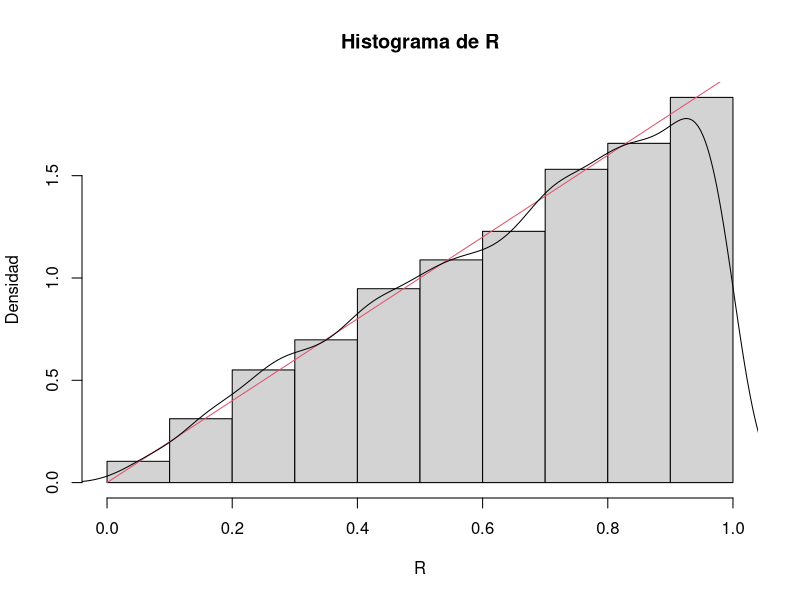
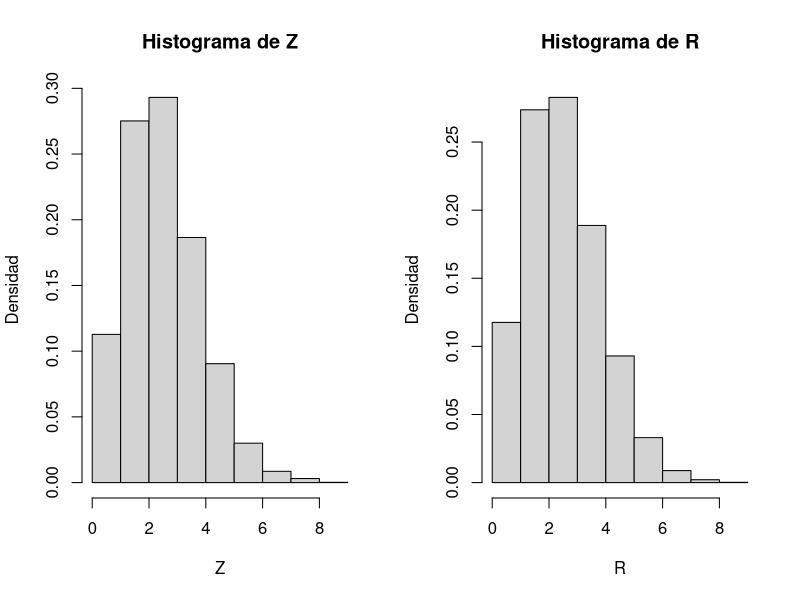
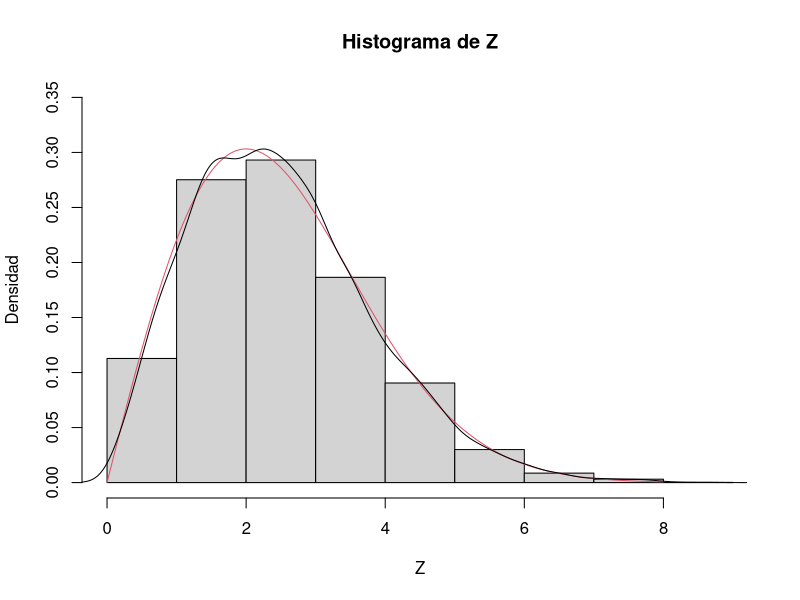
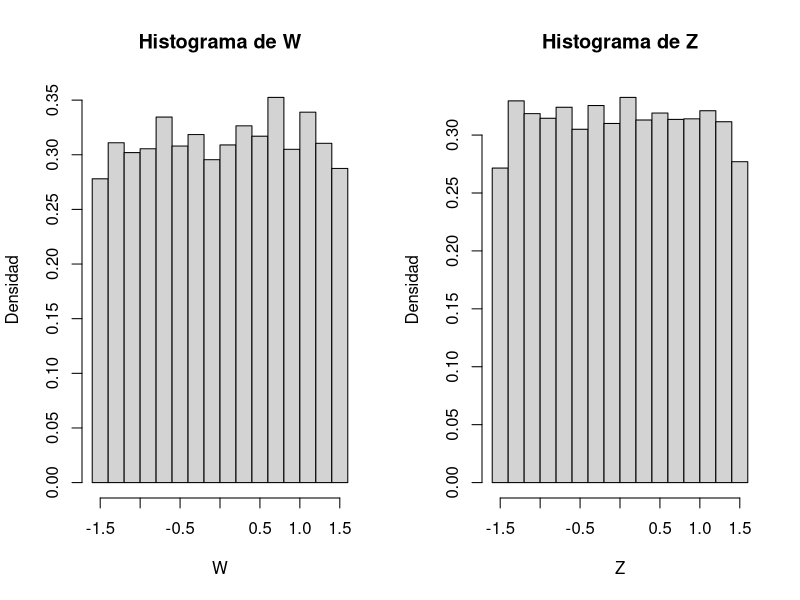
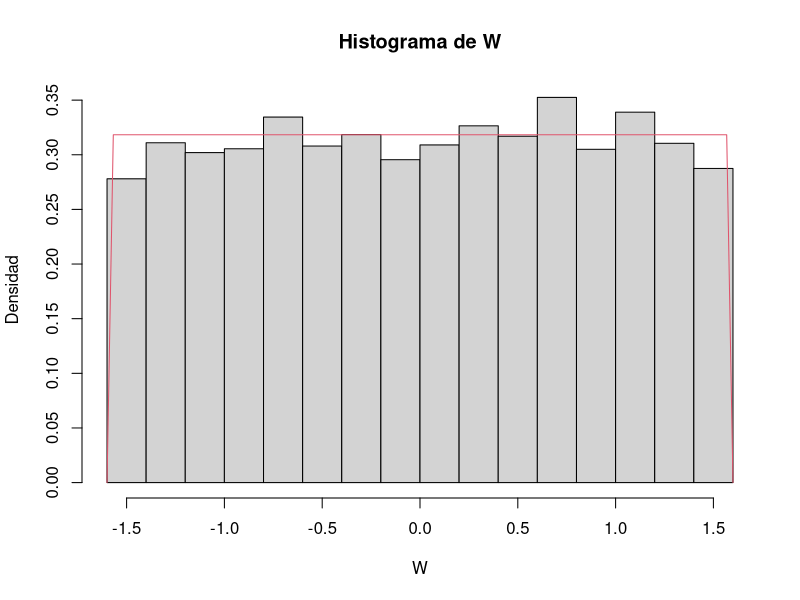
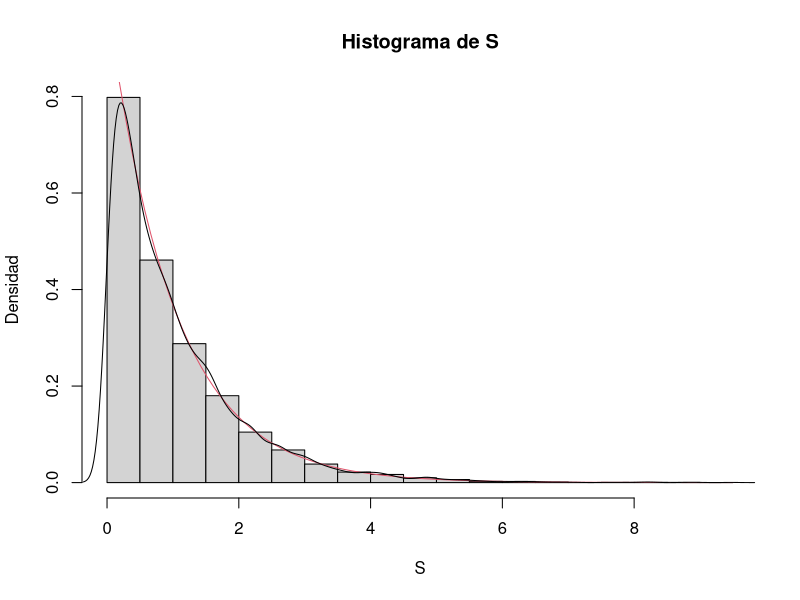
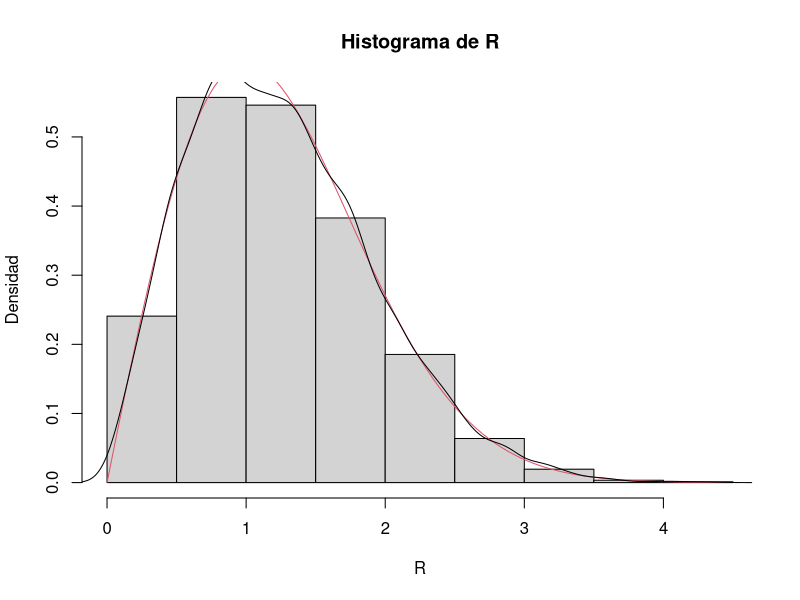
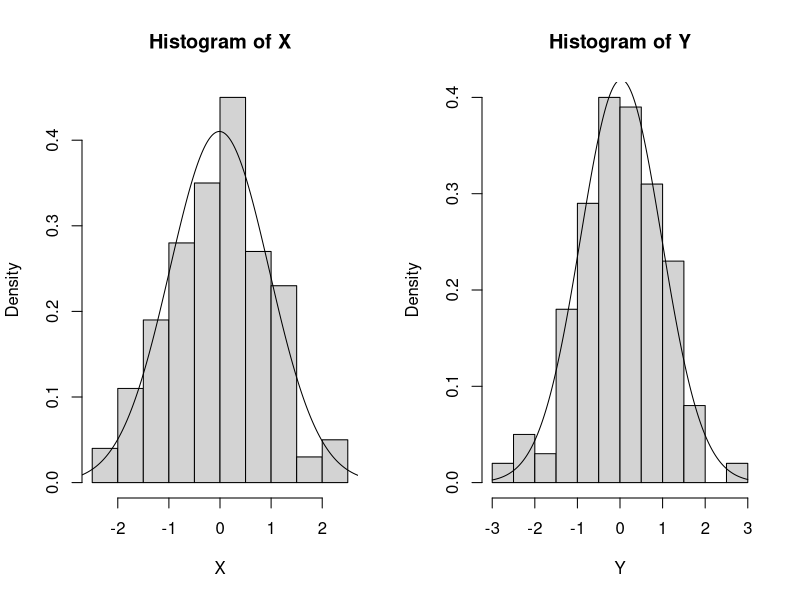

Reproduce these figures in R, in order.
## ---- chunk 1
set.seed(163053)
X<-runif(10000)
Y<-runif(10000)

R<-sqrt(X^2+Y^2)
R<-R[R<=1]

hist(R,freq = F, main = "Histograma de R", xlab="R", ylab = "Densidad")
curve(2*x,from = 0,to = 1,col=2,add=T)
lines(density(R))
## ---- chunk 2
library(VGAM)

set.seed(163053)

X<-rnorm(10000,0,2)
Y<-rnorm(10000,0,2)
Z<-sqrt(X^2+Y^2)

## ---- chunk 3
R<-rrayleigh(10000,2)
## ---- chunk 4
par(mfrow=c(1,2))
hist(Z,freq = F,breaks = 10, main = "Histograma de Z", xlab="Z", ylab = "Densidad")


hist(R,freq = F,breaks = 10, main = "Histograma de R", xlab="R", ylab = "Densidad")


## ---- chunk 5
rayleigh<-function(x,y){
  (x/y^2)*exp((-x^2)/(2*y^2))
}

par(mfrow=c(1,1))
hist(Z,freq = F,breaks = 10,ylim = c(0,0.35), 
     main = "Histograma de Z", xlab="Z", ylab = "Densidad")
curve(rayleigh(x,2),from = 0,to = 8,add = T,col=2)
lines(density(Z))
ks.test(Z,prayleigh,2)
test <- ks.test(Z,prayleigh,2)
## ---- chunk 6
set.seed(163053)

X<-rnorm(10000,0,2)
Y<-rnorm(10000,0,2)

U<-X/Y
W<-atan(U)

## ---- chunk 7
Z<-runif(10000,-pi/2,pi/2)
## ---- chunk 8
par(mfrow=c(1,2))
hist(W,freq = FALSE, main = "Histograma de W", xlab="W", ylab = "Densidad")
hist(Z,freq = FALSE, main = "Histograma de Z", xlab="Z", ylab = "Densidad")
## ---- chunk 9
unifor<-function(x,y,z){
  if(x>=y&x<=z){1/(z-y)}
  else{0}
}

unif<-Vectorize(unifor)

par(mfrow=c(1,1))
hist(W,freq = FALSE, main = "Histograma de W", xlab="W", ylab = "Densidad")
curve(unif(x,-pi/2,pi/2),add = T,col=2)


ks.test(W,punif,-pi/2,pi/2)
test <- ks.test(W,punif,-pi/2,pi/2)

## ---- chunk 10
set.seed(163053)
V<-runif(10000)
S<--log(V)
R<-sqrt(2*S)

hist(S,freq = FALSE, main = "Histograma de S", xlab="S", ylab = "Densidad")
curve(dexp(x,1),add=T,col=2)
lines(density(S))

ks.test(S,pexp,1)
test <- ks.test(S,pexp,1)

## ---- chunk 11
hist(R,freq = FALSE, main = "Histograma de R", xlab="R", ylab = "Densidad")
curve(drayleigh(x,scale = 1),add=T,col=2)
lines(density(R))
ks.test(R,prayleigh,2)
test <- ks.test(R,prayleigh,2)
## ---- chunk 12
n = 200
U=runif(n)
V=runif(n)
X=sqrt(-2*log(U))*cos(2*pi*V)
Y=sqrt(-2*log(V))*cos(2*pi*U)
x=seq(-3,3,by=.01)
par(mfrow=c(1,2))
hist(X,freq = F);lines(x,dnorm(x,mean(X),sd(X)))
hist(Y,freq = F);lines(x,dnorm(x,mean(Y),sd(Y)))

## ---- chunk 13
ks.test(X,pnorm) 
test1 <- ks.test(X,pnorm)
ks.test(Y,pnorm)
test2 <- ks.test(Y,pnorm)
